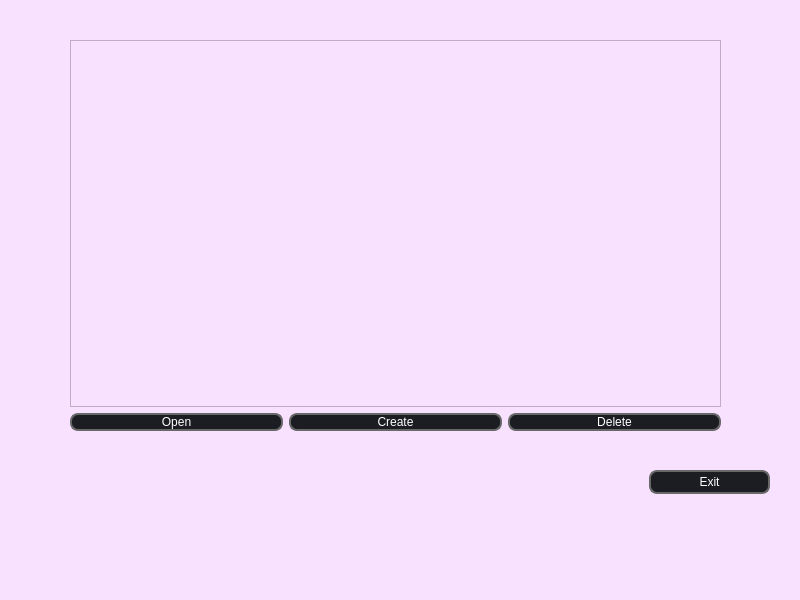
<?xml version="1.0" encoding="UTF-8"?>
<ui version="4.0">
 <class>DeckList</class>
 <widget class="QMainWindow" name="DeckList">
  <property name="geometry">
   <rect>
    <x>0</x>
    <y>0</y>
    <width>800</width>
    <height>600</height>
   </rect>
  </property>
  <property name="windowTitle">
   <string>MainWindow</string>
  </property>
  <property name="styleSheet">
   <string notr="true">background-color: rgb(248, 224, 255);</string>
  </property>
  <widget class="QWidget" name="centralwidget">
   <widget class="QWidget" name="verticalLayoutWidget">
    <property name="geometry">
     <rect>
      <x>70</x>
      <y>40</y>
      <width>651</width>
      <height>391</height>
     </rect>
    </property>
    <layout class="QVBoxLayout" name="verticalLayout">
     <item>
      <widget class="QListWidget" name="listWidget">
       <property name="autoFillBackground">
        <bool>false</bool>
       </property>
      </widget>
     </item>
     <item>
      <layout class="QHBoxLayout" name="horizontalLayout">
       <item>
        <widget class="QPushButton" name="btn_Open">
         <property name="styleSheet">
          <string notr="true">QPushButton {
	border: 2px solid rgb(104, 104, 104);
	border-radius: 8px;
	padding-left: auto;
    padding-right: auto;
	color: rgb(255, 255, 255);
	background-color: rgb(27, 29, 35);
	font: 600 12pt &quot;Montserrat SemiBold&quot;;
}
QPushButton:hover {
	border: 2px solid rgb(85, 170, 255);
	background-color: rgb(43, 45, 56);
}
QPushButton:focus {
	border: 2px solid rgb(48, 50, 62);
}
</string>
         </property>
         <property name="text">
          <string>Open</string>
         </property>
        </widget>
       </item>
       <item>
        <widget class="QPushButton" name="btn_Create">
         <property name="styleSheet">
          <string notr="true">QPushButton {
	border: 2px solid rgb(104, 104, 104);
	border-radius: 8px;
	padding-left: auto;
    padding-right: auto;
	color: rgb(255, 255, 255);
	background-color: rgb(27, 29, 35);
	font: 600 12pt &quot;Montserrat SemiBold&quot;;
}
QPushButton:hover {
	border: 2px solid rgb(85, 170, 255);
	background-color: rgb(43, 45, 56);
}
QPushButton:focus {
	border: 2px solid rgb(48, 50, 62);
}
</string>
         </property>
         <property name="text">
          <string>Create</string>
         </property>
        </widget>
       </item>
       <item>
        <widget class="QPushButton" name="btn_Delete">
         <property name="styleSheet">
          <string notr="true">QPushButton {
	border: 2px solid rgb(104, 104, 104);
	border-radius: 8px;
	padding-left: auto;
    padding-right: auto;
	color: rgb(255, 255, 255);
	background-color: rgb(27, 29, 35);
	font: 600 12pt &quot;Montserrat SemiBold&quot;;
}
QPushButton:hover {
	border: 2px solid rgb(85, 170, 255);
	background-color: rgb(43, 45, 56);
}
QPushButton:focus {
	border: 2px solid rgb(48, 50, 62);
}
</string>
         </property>
         <property name="text">
          <string>Delete</string>
         </property>
        </widget>
       </item>
      </layout>
     </item>
    </layout>
   </widget>
   <widget class="QPushButton" name="btn_Exit">
    <property name="geometry">
     <rect>
      <x>649</x>
      <y>470</y>
      <width>121</width>
      <height>24</height>
     </rect>
    </property>
    <property name="styleSheet">
     <string notr="true">QPushButton {
	border: 2px solid rgb(104, 104, 104);
	border-radius: 8px;
	padding-left: auto;
    padding-right: auto;
	color: rgb(255, 255, 255);
	background-color: rgb(27, 29, 35);
	font: 600 12pt &quot;Montserrat SemiBold&quot;;
}
QPushButton:hover {
	border: 2px solid rgb(85, 170, 255);
	background-color: rgb(43, 45, 56);
}
QPushButton:focus {
	border: 2px solid rgb(48, 50, 62);
}
</string>
    </property>
    <property name="text">
     <string>Exit</string>
    </property>
   </widget>
  </widget>
  <widget class="QStatusBar" name="statusbar"/>
 </widget>
 <resources/>
 <connections/>
</ui>
